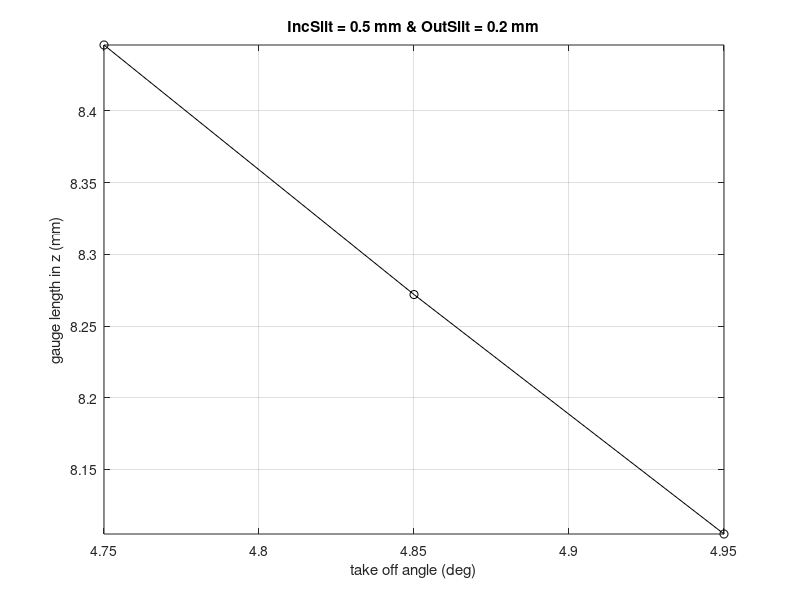

The MATLAB script that drew this image:
clear all
close all
clc

%%%%%%%%%%%%%%%%%%%%%%%%%%%%%%%%%%%%%%%%%%%%%%%%%%%%%%%%%%%%%%%%%%%%%%%%%%%%%%
TakeOffAngle    = 4.75:0.1:5;                    % IN deg
IncSlitSizeRad  = 0.5;                          % IN mm
OutSlitSizeRad  = 0.2;                          % IN mm
%%%%%%%%%%%%%%%%%%%%%%%%%%%%%%%%%%%%%%%%%%%%%%%%%%%%%%%%%%%%%%%%%%%%%%%%%%%%%%

GaugeLengthZUS  = IncSlitSizeRad*cosd(TakeOffAngle./2)./sind(TakeOffAngle);
GaugeLengthZDS  = OutSlitSizeRad*cosd(TakeOffAngle./2)./sind(TakeOffAngle);
GaugeLengthZ    = GaugeLengthZUS + GaugeLengthZDS;

figure(2)
plot(TakeOffAngle, GaugeLengthZ, 'ko-')
axis tight
title(['IncSlit = ', num2str(IncSlitSizeRad), ' mm & OutSlit = ', num2str(OutSlitSizeRad), ' mm'])
xlabel('take off angle (deg)')
ylabel('gauge length in z (mm)')
grid on
